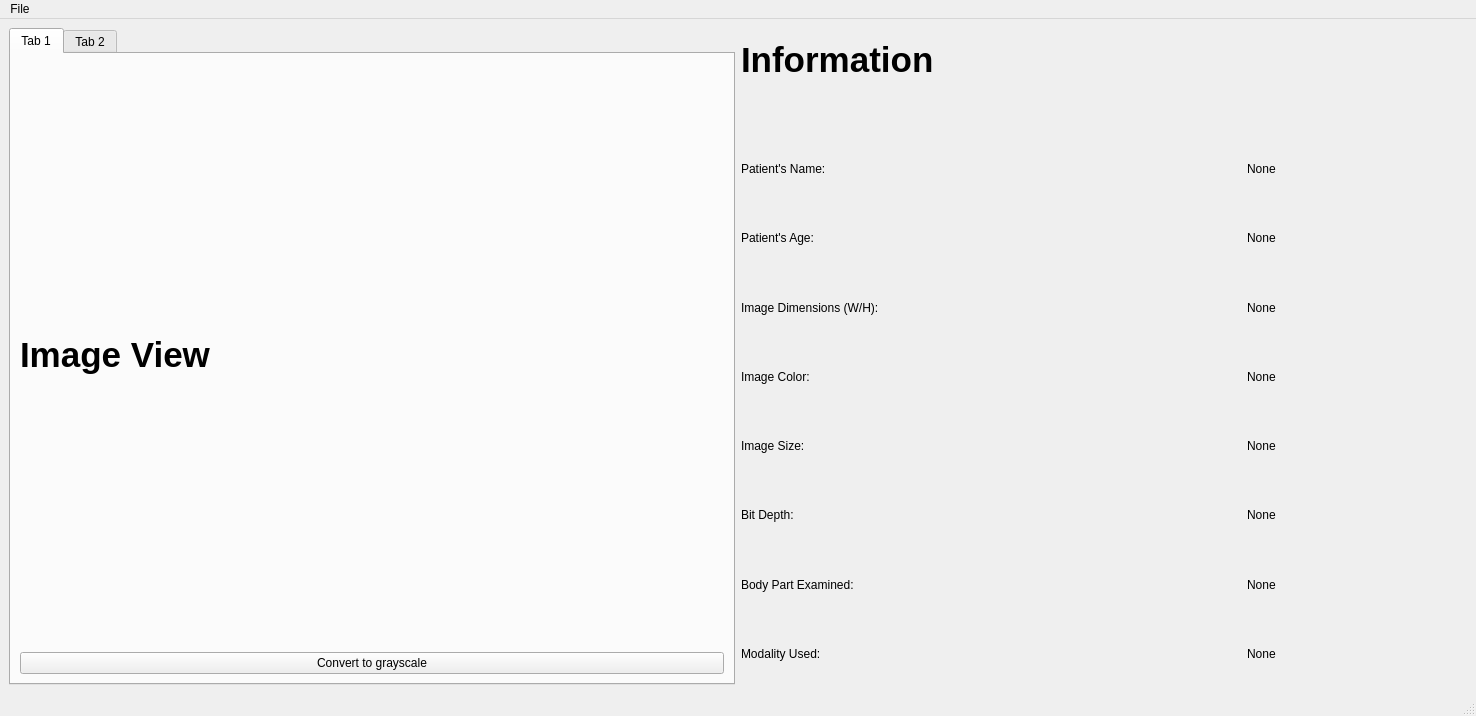
<?xml version="1.0" encoding="UTF-8"?>
<ui version="4.0">
 <class>MainWindow</class>
 <widget class="QMainWindow" name="MainWindow">
  <property name="geometry">
   <rect>
    <x>0</x>
    <y>0</y>
    <width>1476</width>
    <height>716</height>
   </rect>
  </property>
  <property name="sizePolicy">
   <sizepolicy hsizetype="Fixed" vsizetype="Fixed">
    <horstretch>0</horstretch>
    <verstretch>0</verstretch>
   </sizepolicy>
  </property>
  <property name="windowTitle">
   <string>MainWindow</string>
  </property>
  <widget class="QWidget" name="centralwidget">
   <layout class="QGridLayout" name="gridLayout">
    <item row="0" column="1">
     <layout class="QGridLayout" name="gridLayout_2">
      <item row="6" column="1">
       <widget class="QLabel" name="ImageSize">
        <property name="text">
         <string>None</string>
        </property>
       </widget>
      </item>
      <item row="5" column="1">
       <widget class="QLabel" name="ImageColor">
        <property name="text">
         <string>None</string>
        </property>
       </widget>
      </item>
      <item row="8" column="1">
       <widget class="QLabel" name="BodyPart">
        <property name="minimumSize">
         <size>
          <width>140</width>
          <height>0</height>
         </size>
        </property>
        <property name="text">
         <string>None</string>
        </property>
       </widget>
      </item>
      <item row="9" column="1">
       <widget class="QLabel" name="Modality">
        <property name="text">
         <string>None</string>
        </property>
       </widget>
      </item>
      <item row="1" column="0">
       <spacer name="verticalSpacer">
        <property name="orientation">
         <enum>Qt::Vertical</enum>
        </property>
        <property name="sizeType">
         <enum>QSizePolicy::Minimum</enum>
        </property>
        <property name="sizeHint" stdset="0">
         <size>
          <width>20</width>
          <height>40</height>
         </size>
        </property>
       </spacer>
      </item>
      <item row="0" column="0">
       <widget class="QLabel" name="label_3">
        <property name="minimumSize">
         <size>
          <width>400</width>
          <height>0</height>
         </size>
        </property>
        <property name="font">
         <font>
          <pointsize>26</pointsize>
          <weight>75</weight>
          <bold>true</bold>
         </font>
        </property>
        <property name="text">
         <string>Information</string>
        </property>
       </widget>
      </item>
      <item row="2" column="2">
       <spacer name="horizontalSpacer">
        <property name="orientation">
         <enum>Qt::Horizontal</enum>
        </property>
        <property name="sizeHint" stdset="0">
         <size>
          <width>40</width>
          <height>20</height>
         </size>
        </property>
       </spacer>
      </item>
      <item row="7" column="1">
       <widget class="QLabel" name="BitDepth">
        <property name="text">
         <string>None</string>
        </property>
       </widget>
      </item>
      <item row="3" column="2">
       <spacer name="horizontalSpacer_2">
        <property name="orientation">
         <enum>Qt::Horizontal</enum>
        </property>
        <property name="sizeHint" stdset="0">
         <size>
          <width>40</width>
          <height>20</height>
         </size>
        </property>
       </spacer>
      </item>
      <item row="3" column="1">
       <widget class="QLabel" name="PatientAge">
        <property name="text">
         <string>None</string>
        </property>
       </widget>
      </item>
      <item row="2" column="1">
       <widget class="QLabel" name="PatientName">
        <property name="text">
         <string>None</string>
        </property>
       </widget>
      </item>
      <item row="4" column="1">
       <widget class="QLabel" name="ImageDim">
        <property name="text">
         <string>None</string>
        </property>
       </widget>
      </item>
      <item row="5" column="0">
       <widget class="QLabel" name="label_5">
        <property name="minimumSize">
         <size>
          <width>500</width>
          <height>0</height>
         </size>
        </property>
        <property name="text">
         <string>Image Color: </string>
        </property>
       </widget>
      </item>
      <item row="2" column="0">
       <widget class="QLabel" name="label_8">
        <property name="minimumSize">
         <size>
          <width>500</width>
          <height>0</height>
         </size>
        </property>
        <property name="text">
         <string>Patient's Name: </string>
        </property>
       </widget>
      </item>
      <item row="8" column="0">
       <widget class="QLabel" name="label_4">
        <property name="minimumSize">
         <size>
          <width>500</width>
          <height>0</height>
         </size>
        </property>
        <property name="text">
         <string>Body Part Examined: </string>
        </property>
       </widget>
      </item>
      <item row="9" column="0">
       <widget class="QLabel" name="label_2">
        <property name="minimumSize">
         <size>
          <width>500</width>
          <height>0</height>
         </size>
        </property>
        <property name="text">
         <string>Modality Used: </string>
        </property>
       </widget>
      </item>
      <item row="3" column="0">
       <widget class="QLabel" name="label_7">
        <property name="minimumSize">
         <size>
          <width>500</width>
          <height>0</height>
         </size>
        </property>
        <property name="text">
         <string>Patient's Age: </string>
        </property>
       </widget>
      </item>
      <item row="7" column="0">
       <widget class="QLabel" name="label_9">
        <property name="minimumSize">
         <size>
          <width>500</width>
          <height>0</height>
         </size>
        </property>
        <property name="text">
         <string>Bit Depth: </string>
        </property>
       </widget>
      </item>
      <item row="6" column="0">
       <widget class="QLabel" name="label_10">
        <property name="minimumSize">
         <size>
          <width>500</width>
          <height>0</height>
         </size>
        </property>
        <property name="text">
         <string>Image Size: </string>
        </property>
       </widget>
      </item>
      <item row="4" column="0">
       <widget class="QLabel" name="label_6">
        <property name="minimumSize">
         <size>
          <width>500</width>
          <height>0</height>
         </size>
        </property>
        <property name="text">
         <string>Image Dimensions (W/H): </string>
        </property>
       </widget>
      </item>
     </layout>
    </item>
    <item row="0" column="0">
     <widget class="QTabWidget" name="tabWidget">
      <property name="currentIndex">
       <number>0</number>
      </property>
      <widget class="QWidget" name="tab_3">
       <attribute name="title">
        <string>Tab 1</string>
       </attribute>
       <layout class="QGridLayout" name="gridLayout_4">
        <item row="0" column="0">
         <widget class="QLabel" name="label">
          <property name="sizePolicy">
           <sizepolicy hsizetype="Minimum" vsizetype="Preferred">
            <horstretch>0</horstretch>
            <verstretch>0</verstretch>
           </sizepolicy>
          </property>
          <property name="minimumSize">
           <size>
            <width>700</width>
            <height>0</height>
           </size>
          </property>
          <property name="maximumSize">
           <size>
            <width>16777215</width>
            <height>16777215</height>
           </size>
          </property>
          <property name="font">
           <font>
            <pointsize>26</pointsize>
            <weight>75</weight>
            <bold>true</bold>
           </font>
          </property>
          <property name="text">
           <string>Image View</string>
          </property>
         </widget>
        </item>
        <item row="2" column="0">
         <layout class="QVBoxLayout" name="LayoutShow"/>
        </item>
        <item row="1" column="0">
         <widget class="QPushButton" name="ConvertButton">
          <property name="text">
           <string>Convert to grayscale</string>
          </property>
         </widget>
        </item>
       </layout>
      </widget>
      <widget class="QWidget" name="tab_4">
       <attribute name="title">
        <string>Tab 2</string>
       </attribute>
       <layout class="QGridLayout" name="gridLayout_3">
        <item row="0" column="0">
         <layout class="QVBoxLayout" name="verticalLayout_2">
          <item>
           <layout class="QHBoxLayout" name="horizontalLayout_3">
            <item>
             <widget class="QLabel" name="label_11">
              <property name="font">
               <font>
                <pointsize>12</pointsize>
                <weight>75</weight>
                <bold>true</bold>
               </font>
              </property>
              <property name="text">
               <string>Scale factor</string>
              </property>
             </widget>
            </item>
            <item>
             <widget class="QLineEdit" name="ScaleEdit">
              <property name="font">
               <font>
                <pointsize>12</pointsize>
               </font>
              </property>
              <property name="text">
               <string>2</string>
              </property>
             </widget>
            </item>
            <item>
             <widget class="QPushButton" name="ResizeButton">
              <property name="text">
               <string>Resize</string>
              </property>
             </widget>
            </item>
           </layout>
          </item>
         </layout>
        </item>
        <item row="1" column="0">
         <layout class="QVBoxLayout" name="LayoutScale"/>
        </item>
       </layout>
      </widget>
     </widget>
    </item>
   </layout>
  </widget>
  <widget class="QMenuBar" name="menubar">
   <property name="geometry">
    <rect>
     <x>0</x>
     <y>0</y>
     <width>1476</width>
     <height>26</height>
    </rect>
   </property>
   <widget class="QMenu" name="menufile">
    <property name="title">
     <string>File</string>
    </property>
    <addaction name="actionBrowse"/>
   </widget>
   <addaction name="menufile"/>
  </widget>
  <widget class="QStatusBar" name="statusbar"/>
  <action name="actionBrowse">
   <property name="text">
    <string>Browse</string>
   </property>
  </action>
 </widget>
 <resources/>
 <connections/>
</ui>
